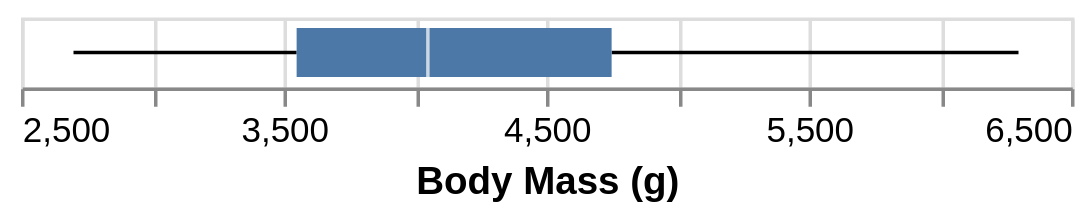

This figure's Vega-Lite source:
### Vega-Lite specification from a JSON file in a GitHub repository (floating-point values rounded to 4 significant figures; data arrays with more than 128 entries replaced by an {"elided": "..."} marker saying what was removed)
{"$schema": "https://vega.github.io/schema/vega-lite/v4.json", "description": "A horizontal box plot showing median and lower and upper quartiles of the distribution of body mass of penguins.", "data": {"values": {"elided": "344 records"}}, "mark": "boxplot", "encoding": {"x": {"field": "Body Mass (g)", "type": "quantitative", "scale": {"zero": false}}}}
